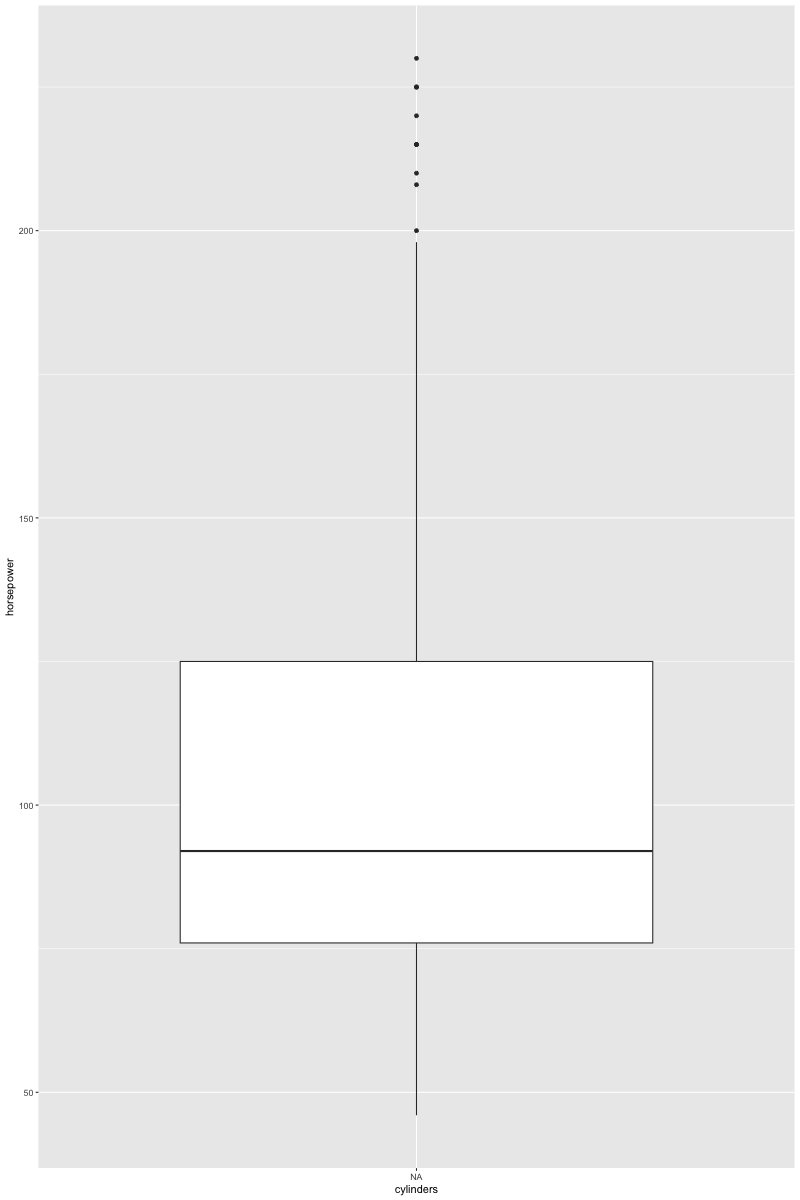

Write the R code that produced this figure.
install.packages("ggplot2")
library(ggplot2)
auto <- read.csv("/Users/sabyasachiganguli/Desktop/code/college codes/3rd sem/R/lab assignment/pdf/auto-mpg.csv")

auto$cylinders <- factor(auto$cylinders,
    levels = c(3, 4, 5, 6, 8),
    labels = c("3cyl", "4cyl", "5cyl", "6cyl", "8cyl")
)
ggplot(auto, aes(x = cylinders, y = horsepower)) +
    geom_boxplot()
